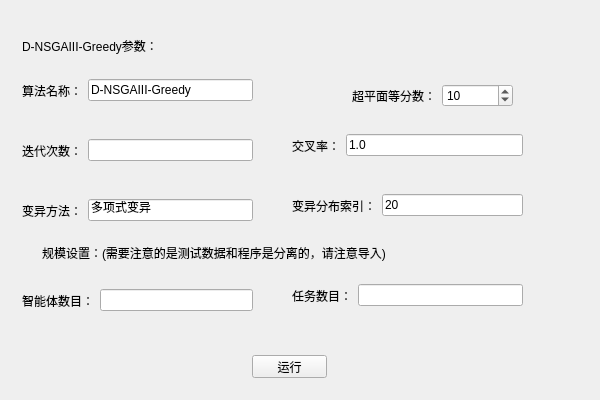
<?xml version="1.0" encoding="UTF-8"?>
<ui version="4.0">
 <class>Widget</class>
 <widget class="QWidget" name="Widget">
  <property name="geometry">
   <rect>
    <x>0</x>
    <y>0</y>
    <width>600</width>
    <height>400</height>
   </rect>
  </property>
  <property name="sizePolicy">
   <sizepolicy hsizetype="Fixed" vsizetype="Fixed">
    <horstretch>0</horstretch>
    <verstretch>0</verstretch>
   </sizepolicy>
  </property>
  <property name="minimumSize">
   <size>
    <width>400</width>
    <height>400</height>
   </size>
  </property>
  <property name="maximumSize">
   <size>
    <width>600</width>
    <height>400</height>
   </size>
  </property>
  <property name="windowTitle">
   <string>d-nsga3-greedy主程序</string>
  </property>
  <widget class="QLabel" name="label_8">
   <property name="geometry">
    <rect>
     <x>42</x>
     <y>245</y>
     <width>381</width>
     <height>16</height>
    </rect>
   </property>
   <property name="text">
    <string>规模设置：(需要注意的是测试数据和程序是分离的，请注意导入)</string>
   </property>
  </widget>
  <widget class="QWidget" name="widget_5" native="true">
   <property name="geometry">
    <rect>
     <x>22</x>
     <y>185</y>
     <width>231</width>
     <height>51</height>
    </rect>
   </property>
   <layout class="QHBoxLayout" name="horizontalLayout_5">
    <item>
     <widget class="QLabel" name="label_6">
      <property name="text">
       <string>变异方法：</string>
      </property>
     </widget>
    </item>
    <item>
     <widget class="QLineEdit" name="eta_c_">
      <property name="text">
       <string>多项式变异</string>
      </property>
      <property name="readOnly">
       <bool>true</bool>
      </property>
      <property name="placeholderText">
       <string>多项式变异</string>
      </property>
     </widget>
    </item>
   </layout>
  </widget>
  <widget class="QWidget" name="widget" native="true">
   <property name="geometry">
    <rect>
     <x>22</x>
     <y>65</y>
     <width>231</width>
     <height>51</height>
    </rect>
   </property>
   <layout class="QHBoxLayout" name="horizontalLayout">
    <item>
     <widget class="QLabel" name="label">
      <property name="text">
       <string>算法名称：</string>
      </property>
     </widget>
    </item>
    <item>
     <widget class="QLineEdit" name="name_">
      <property name="text">
       <string>D-NSGAIII-Greedy</string>
      </property>
      <property name="readOnly">
       <bool>true</bool>
      </property>
      <property name="placeholderText">
       <string>NSGA-III</string>
      </property>
     </widget>
    </item>
   </layout>
  </widget>
  <widget class="QWidget" name="widget_8" native="true">
   <property name="geometry">
    <rect>
     <x>292</x>
     <y>275</y>
     <width>231</width>
     <height>41</height>
    </rect>
   </property>
   <layout class="QHBoxLayout" name="horizontalLayout_8">
    <item>
     <widget class="QLabel" name="label_10">
      <property name="text">
       <string>任务数目：</string>
      </property>
     </widget>
    </item>
    <item>
     <widget class="QLineEdit" name="num_task">
      <property name="text">
       <string/>
      </property>
      <property name="readOnly">
       <bool>false</bool>
      </property>
     </widget>
    </item>
   </layout>
  </widget>
  <widget class="QPushButton" name="pushButton">
   <property name="geometry">
    <rect>
     <x>252</x>
     <y>355</y>
     <width>75</width>
     <height>23</height>
    </rect>
   </property>
   <property name="text">
    <string>运行</string>
   </property>
  </widget>
  <widget class="QWidget" name="widget_6" native="true">
   <property name="geometry">
    <rect>
     <x>292</x>
     <y>185</y>
     <width>231</width>
     <height>41</height>
    </rect>
   </property>
   <layout class="QHBoxLayout" name="horizontalLayout_6">
    <item>
     <widget class="QLabel" name="label_7">
      <property name="text">
       <string>变异分布索引：</string>
      </property>
     </widget>
    </item>
    <item>
     <widget class="QLineEdit" name="eta_m_">
      <property name="text">
       <string>20</string>
      </property>
      <property name="readOnly">
       <bool>false</bool>
      </property>
      <property name="placeholderText">
       <string>20</string>
      </property>
     </widget>
    </item>
   </layout>
  </widget>
  <widget class="QLabel" name="label_2">
   <property name="geometry">
    <rect>
     <x>22</x>
     <y>35</y>
     <width>141</width>
     <height>21</height>
    </rect>
   </property>
   <property name="text">
    <string>D-NSGAIII-Greedy参数：</string>
   </property>
  </widget>
  <widget class="QWidget" name="widget_2" native="true">
   <property name="geometry">
    <rect>
     <x>352</x>
     <y>75</y>
     <width>161</width>
     <height>41</height>
    </rect>
   </property>
   <layout class="QHBoxLayout" name="horizontalLayout_2">
    <item>
     <widget class="QLabel" name="label_3">
      <property name="text">
       <string>超平面等分数：</string>
      </property>
     </widget>
    </item>
    <item>
     <widget class="QSpinBox" name="p1">
      <property name="minimum">
       <number>3</number>
      </property>
      <property name="maximum">
       <number>15</number>
      </property>
      <property name="value">
       <number>10</number>
      </property>
     </widget>
    </item>
   </layout>
  </widget>
  <widget class="QWidget" name="widget_3" native="true">
   <property name="geometry">
    <rect>
     <x>22</x>
     <y>125</y>
     <width>231</width>
     <height>51</height>
    </rect>
   </property>
   <layout class="QHBoxLayout" name="horizontalLayout_3">
    <item>
     <widget class="QLabel" name="label_4">
      <property name="text">
       <string>迭代次数：</string>
      </property>
     </widget>
    </item>
    <item>
     <widget class="QLineEdit" name="gen_num">
      <property name="text">
       <string/>
      </property>
      <property name="readOnly">
       <bool>false</bool>
      </property>
     </widget>
    </item>
   </layout>
  </widget>
  <widget class="QWidget" name="widget_7" native="true">
   <property name="geometry">
    <rect>
     <x>22</x>
     <y>275</y>
     <width>231</width>
     <height>51</height>
    </rect>
   </property>
   <layout class="QHBoxLayout" name="horizontalLayout_7">
    <item>
     <widget class="QLabel" name="label_9">
      <property name="text">
       <string>智能体数目：</string>
      </property>
     </widget>
    </item>
    <item>
     <widget class="QLineEdit" name="num_agent">
      <property name="text">
       <string/>
      </property>
      <property name="readOnly">
       <bool>false</bool>
      </property>
     </widget>
    </item>
   </layout>
  </widget>
  <widget class="QWidget" name="widget_4" native="true">
   <property name="geometry">
    <rect>
     <x>292</x>
     <y>125</y>
     <width>231</width>
     <height>41</height>
    </rect>
   </property>
   <layout class="QHBoxLayout" name="horizontalLayout_4">
    <item>
     <widget class="QLabel" name="label_5">
      <property name="text">
       <string>交叉率：</string>
      </property>
     </widget>
    </item>
    <item>
     <widget class="QLineEdit" name="pc_">
      <property name="text">
       <string>1.0</string>
      </property>
      <property name="readOnly">
       <bool>false</bool>
      </property>
      <property name="placeholderText">
       <string>1.0</string>
      </property>
     </widget>
    </item>
   </layout>
  </widget>
 </widget>
 <resources/>
 <connections/>
</ui>
